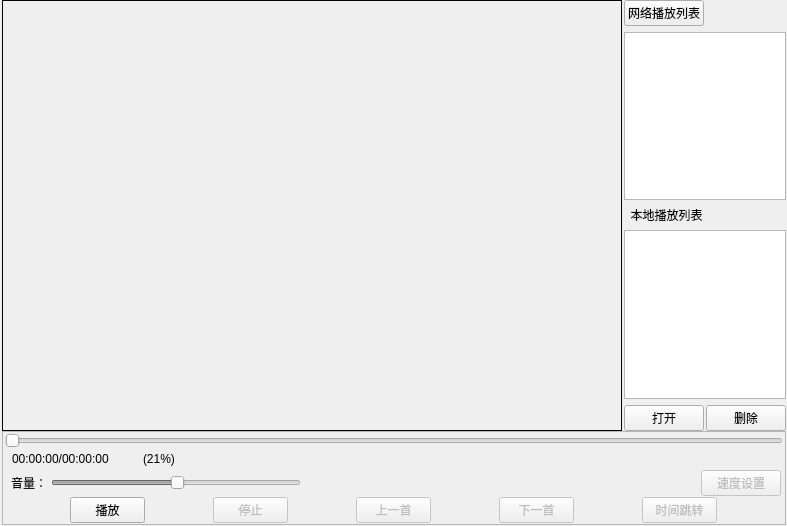
<?xml version="1.0" encoding="UTF-8"?>
<ui version="4.0">
 <class>Widget</class>
 <widget class="QWidget" name="Widget">
  <property name="geometry">
   <rect>
    <x>0</x>
    <y>0</y>
    <width>787</width>
    <height>526</height>
   </rect>
  </property>
  <property name="minimumSize">
   <size>
    <width>500</width>
    <height>380</height>
   </size>
  </property>
  <property name="windowTitle">
   <string>暴风影音</string>
  </property>
  <property name="windowIcon">
   <iconset resource="resource.qrc">
    <normaloff>:/resource/title_icon.jpg</normaloff>:/resource/title_icon.jpg</iconset>
  </property>
  <layout class="QVBoxLayout" name="verticalLayout_2">
   <property name="spacing">
    <number>0</number>
   </property>
   <property name="leftMargin">
    <number>2</number>
   </property>
   <property name="topMargin">
    <number>0</number>
   </property>
   <property name="rightMargin">
    <number>1</number>
   </property>
   <property name="bottomMargin">
    <number>1</number>
   </property>
   <item>
    <layout class="QGridLayout" name="gridLayout" rowstretch="0,0,0,0,0">
     <property name="horizontalSpacing">
      <number>2</number>
     </property>
     <property name="verticalSpacing">
      <number>6</number>
     </property>
     <item row="0" column="1">
      <widget class="QPushButton" name="btn_networkPlay">
       <property name="text">
        <string>网络播放列表</string>
       </property>
      </widget>
     </item>
     <item row="1" column="1" colspan="2">
      <widget class="QListWidget" name="playlist_net">
       <property name="sizePolicy">
        <sizepolicy hsizetype="Expanding" vsizetype="Expanding">
         <horstretch>0</horstretch>
         <verstretch>0</verstretch>
        </sizepolicy>
       </property>
       <property name="maximumSize">
        <size>
         <width>16777215</width>
         <height>16777215</height>
        </size>
       </property>
      </widget>
     </item>
     <item row="2" column="1" colspan="2">
      <widget class="QLabel" name="label_local">
       <property name="sizePolicy">
        <sizepolicy hsizetype="Preferred" vsizetype="Fixed">
         <horstretch>0</horstretch>
         <verstretch>0</verstretch>
        </sizepolicy>
       </property>
       <property name="text">
        <string>  本地播放列表</string>
       </property>
      </widget>
     </item>
     <item row="4" column="1">
      <widget class="QPushButton" name="btn_add">
       <property name="sizePolicy">
        <sizepolicy hsizetype="Fixed" vsizetype="Fixed">
         <horstretch>0</horstretch>
         <verstretch>0</verstretch>
        </sizepolicy>
       </property>
       <property name="text">
        <string>打开</string>
       </property>
      </widget>
     </item>
     <item row="4" column="2">
      <widget class="QPushButton" name="btn_del">
       <property name="sizePolicy">
        <sizepolicy hsizetype="Fixed" vsizetype="Fixed">
         <horstretch>0</horstretch>
         <verstretch>0</verstretch>
        </sizepolicy>
       </property>
       <property name="text">
        <string>删除</string>
       </property>
      </widget>
     </item>
     <item row="0" column="0" rowspan="5">
      <widget class="QLabel" name="label_PlayArea">
       <property name="sizePolicy">
        <sizepolicy hsizetype="Expanding" vsizetype="Expanding">
         <horstretch>0</horstretch>
         <verstretch>0</verstretch>
        </sizepolicy>
       </property>
       <property name="minimumSize">
        <size>
         <width>157</width>
         <height>0</height>
        </size>
       </property>
       <property name="maximumSize">
        <size>
         <width>16777215</width>
         <height>16777215</height>
        </size>
       </property>
       <property name="frameShape">
        <enum>QFrame::Box</enum>
       </property>
       <property name="text">
        <string/>
       </property>
       <property name="pixmap">
        <pixmap resource="resource.qrc">:/resource/apple_logo.bmp</pixmap>
       </property>
       <property name="scaledContents">
        <bool>true</bool>
       </property>
      </widget>
     </item>
     <item row="3" column="1" colspan="2">
      <widget class="QListWidget" name="playlist">
       <property name="sizePolicy">
        <sizepolicy hsizetype="Expanding" vsizetype="Expanding">
         <horstretch>0</horstretch>
         <verstretch>0</verstretch>
        </sizepolicy>
       </property>
       <property name="maximumSize">
        <size>
         <width>16777215</width>
         <height>16777215</height>
        </size>
       </property>
       <property name="viewMode">
        <enum>QListView::ListMode</enum>
       </property>
      </widget>
     </item>
    </layout>
   </item>
   <item>
    <widget class="QFrame" name="frame">
     <property name="sizePolicy">
      <sizepolicy hsizetype="Expanding" vsizetype="Fixed">
       <horstretch>0</horstretch>
       <verstretch>0</verstretch>
      </sizepolicy>
     </property>
     <property name="layoutDirection">
      <enum>Qt::LeftToRight</enum>
     </property>
     <property name="autoFillBackground">
      <bool>false</bool>
     </property>
     <property name="frameShape">
      <enum>QFrame::StyledPanel</enum>
     </property>
     <property name="frameShadow">
      <enum>QFrame::Raised</enum>
     </property>
     <property name="lineWidth">
      <number>1</number>
     </property>
     <layout class="QVBoxLayout" name="verticalLayout">
      <property name="spacing">
       <number>1</number>
      </property>
      <property name="leftMargin">
       <number>2</number>
      </property>
      <property name="topMargin">
       <number>1</number>
      </property>
      <property name="rightMargin">
       <number>2</number>
      </property>
      <property name="bottomMargin">
       <number>1</number>
      </property>
      <item>
       <widget class="QSlider" name="processSlider">
        <property name="enabled">
         <bool>false</bool>
        </property>
        <property name="sizePolicy">
         <sizepolicy hsizetype="Expanding" vsizetype="Fixed">
          <horstretch>0</horstretch>
          <verstretch>0</verstretch>
         </sizepolicy>
        </property>
        <property name="orientation">
         <enum>Qt::Horizontal</enum>
        </property>
       </widget>
      </item>
      <item>
       <layout class="QHBoxLayout" name="horizontalLayout_label">
        <property name="leftMargin">
         <number>7</number>
        </property>
        <property name="rightMargin">
         <number>9</number>
        </property>
        <item>
         <widget class="QLabel" name="label_time">
          <property name="sizePolicy">
           <sizepolicy hsizetype="Expanding" vsizetype="Fixed">
            <horstretch>0</horstretch>
            <verstretch>0</verstretch>
           </sizepolicy>
          </property>
          <property name="maximumSize">
           <size>
            <width>130</width>
            <height>16777215</height>
           </size>
          </property>
          <property name="frameShape">
           <enum>QFrame::NoFrame</enum>
          </property>
          <property name="text">
           <string>00:00:00/00:00:00</string>
          </property>
          <property name="buddy">
           <cstring>e</cstring>
          </property>
         </widget>
        </item>
        <item>
         <widget class="QLabel" name="label_percent">
          <property name="sizePolicy">
           <sizepolicy hsizetype="Expanding" vsizetype="Preferred">
            <horstretch>0</horstretch>
            <verstretch>0</verstretch>
           </sizepolicy>
          </property>
          <property name="maximumSize">
           <size>
            <width>52</width>
            <height>16777215</height>
           </size>
          </property>
          <property name="frameShape">
           <enum>QFrame::NoFrame</enum>
          </property>
          <property name="text">
           <string>(21%)</string>
          </property>
         </widget>
        </item>
        <item>
         <spacer name="horizontalSpacer_label">
          <property name="orientation">
           <enum>Qt::Horizontal</enum>
          </property>
          <property name="sizeHint" stdset="0">
           <size>
            <width>158</width>
            <height>20</height>
           </size>
          </property>
         </spacer>
        </item>
        <item>
         <widget class="QLabel" name="label_out">
          <property name="sizePolicy">
           <sizepolicy hsizetype="Expanding" vsizetype="Preferred">
            <horstretch>0</horstretch>
            <verstretch>0</verstretch>
           </sizepolicy>
          </property>
          <property name="frameShape">
           <enum>QFrame::NoFrame</enum>
          </property>
          <property name="text">
           <string/>
          </property>
          <property name="alignment">
           <set>Qt::AlignRight|Qt::AlignTrailing|Qt::AlignVCenter</set>
          </property>
          <property name="indent">
           <number>-1</number>
          </property>
         </widget>
        </item>
       </layout>
      </item>
      <item>
       <layout class="QHBoxLayout" name="horizontalLayout_spider" stretch="1,5,3,2">
        <property name="spacing">
         <number>4</number>
        </property>
        <property name="leftMargin">
         <number>6</number>
        </property>
        <property name="rightMargin">
         <number>2</number>
        </property>
        <item>
         <widget class="QLabel" name="label_voice">
          <property name="sizePolicy">
           <sizepolicy hsizetype="Fixed" vsizetype="Fixed">
            <horstretch>0</horstretch>
            <verstretch>0</verstretch>
           </sizepolicy>
          </property>
          <property name="frameShape">
           <enum>QFrame::NoFrame</enum>
          </property>
          <property name="text">
           <string>音量：</string>
          </property>
         </widget>
        </item>
        <item>
         <widget class="QSlider" name="volumeSlider">
          <property name="enabled">
           <bool>false</bool>
          </property>
          <property name="sizePolicy">
           <sizepolicy hsizetype="Expanding" vsizetype="Fixed">
            <horstretch>0</horstretch>
            <verstretch>0</verstretch>
           </sizepolicy>
          </property>
          <property name="minimumSize">
           <size>
            <width>50</width>
            <height>10</height>
           </size>
          </property>
          <property name="maximumSize">
           <size>
            <width>250</width>
            <height>16777215</height>
           </size>
          </property>
          <property name="value">
           <number>50</number>
          </property>
          <property name="orientation">
           <enum>Qt::Horizontal</enum>
          </property>
          <property name="invertedAppearance">
           <bool>false</bool>
          </property>
         </widget>
        </item>
        <item>
         <spacer name="horizontalSpacer_btn">
          <property name="orientation">
           <enum>Qt::Horizontal</enum>
          </property>
          <property name="sizeHint" stdset="0">
           <size>
            <width>20</width>
            <height>20</height>
           </size>
          </property>
         </spacer>
        </item>
        <item>
         <widget class="QPushButton" name="btn_setSpeed">
          <property name="enabled">
           <bool>false</bool>
          </property>
          <property name="sizePolicy">
           <sizepolicy hsizetype="Fixed" vsizetype="Fixed">
            <horstretch>0</horstretch>
            <verstretch>0</verstretch>
           </sizepolicy>
          </property>
          <property name="text">
           <string>速度设置</string>
          </property>
         </widget>
        </item>
       </layout>
      </item>
      <item>
       <layout class="QHBoxLayout" name="hBoxLayout_btn" stretch="0,0,0,0,0">
        <property name="spacing">
         <number>3</number>
        </property>
        <property name="sizeConstraint">
         <enum>QLayout::SetFixedSize</enum>
        </property>
        <item>
         <widget class="QPushButton" name="btn_play">
          <property name="enabled">
           <bool>true</bool>
          </property>
          <property name="sizePolicy">
           <sizepolicy hsizetype="Preferred" vsizetype="Fixed">
            <horstretch>0</horstretch>
            <verstretch>0</verstretch>
           </sizepolicy>
          </property>
          <property name="maximumSize">
           <size>
            <width>75</width>
            <height>16777215</height>
           </size>
          </property>
          <property name="text">
           <string>播放</string>
          </property>
         </widget>
        </item>
        <item>
         <widget class="QPushButton" name="btn_stop">
          <property name="enabled">
           <bool>false</bool>
          </property>
          <property name="sizePolicy">
           <sizepolicy hsizetype="Preferred" vsizetype="Fixed">
            <horstretch>0</horstretch>
            <verstretch>0</verstretch>
           </sizepolicy>
          </property>
          <property name="maximumSize">
           <size>
            <width>75</width>
            <height>16777215</height>
           </size>
          </property>
          <property name="text">
           <string>停止</string>
          </property>
         </widget>
        </item>
        <item>
         <widget class="QPushButton" name="btn_prev">
          <property name="enabled">
           <bool>false</bool>
          </property>
          <property name="sizePolicy">
           <sizepolicy hsizetype="Preferred" vsizetype="Fixed">
            <horstretch>0</horstretch>
            <verstretch>0</verstretch>
           </sizepolicy>
          </property>
          <property name="maximumSize">
           <size>
            <width>75</width>
            <height>16777215</height>
           </size>
          </property>
          <property name="text">
           <string>上一首</string>
          </property>
         </widget>
        </item>
        <item>
         <widget class="QPushButton" name="btn_next">
          <property name="enabled">
           <bool>false</bool>
          </property>
          <property name="sizePolicy">
           <sizepolicy hsizetype="Preferred" vsizetype="Fixed">
            <horstretch>0</horstretch>
            <verstretch>0</verstretch>
           </sizepolicy>
          </property>
          <property name="maximumSize">
           <size>
            <width>75</width>
            <height>16777215</height>
           </size>
          </property>
          <property name="text">
           <string>下一首</string>
          </property>
         </widget>
        </item>
        <item>
         <widget class="QPushButton" name="btn_setTime">
          <property name="enabled">
           <bool>false</bool>
          </property>
          <property name="sizePolicy">
           <sizepolicy hsizetype="Preferred" vsizetype="Fixed">
            <horstretch>0</horstretch>
            <verstretch>0</verstretch>
           </sizepolicy>
          </property>
          <property name="minimumSize">
           <size>
            <width>54</width>
            <height>0</height>
           </size>
          </property>
          <property name="maximumSize">
           <size>
            <width>75</width>
            <height>100</height>
           </size>
          </property>
          <property name="text">
           <string>时间跳转</string>
          </property>
         </widget>
        </item>
       </layout>
      </item>
     </layout>
    </widget>
   </item>
  </layout>
 </widget>
 <resources>
  <include location="resource.qrc"/>
 </resources>
 <connections/>
</ui>
